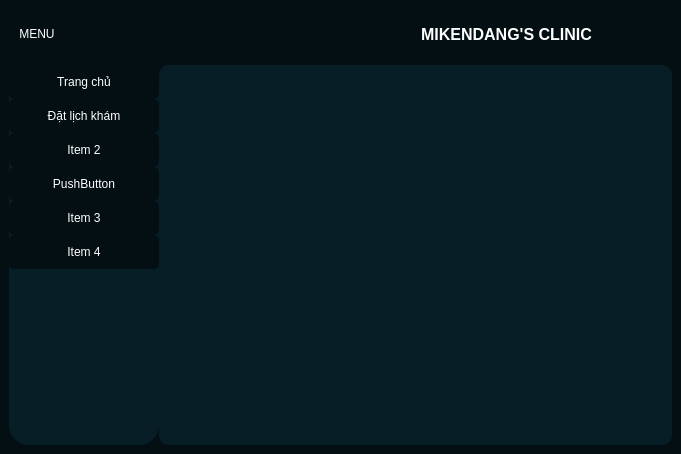
<?xml version="1.0" encoding="UTF-8"?>
<ui version="4.0">
 <class>MainWindow</class>
 <widget class="QMainWindow" name="MainWindow">
  <property name="geometry">
   <rect>
    <x>0</x>
    <y>0</y>
    <width>681</width>
    <height>454</height>
   </rect>
  </property>
  <property name="windowTitle">
   <string>MainWindow</string>
  </property>
  <widget class="QWidget" name="centralwidget">
   <property name="styleSheet">
    <string notr="true">*{
	border:None;
	background-color: transparent;
	color: #fff;
}
#centralwidget{
	background-color: #040f13;
}
#side_menu{
	background-color: #071e26;
	border-radius: 20px;
}
QPushButton{
	padding: 10px;
	background-color: #040f13;
	border-radius: 5px;
	color: #fff;
}
#main_body{
	background-color: #071e26;
	border-radius: 10px;
}</string>
   </property>
   <layout class="QVBoxLayout" name="verticalLayout">
    <item alignment="Qt::AlignmentFlag::AlignTop">
     <widget class="QFrame" name="header">
      <property name="minimumSize">
       <size>
        <width>0</width>
        <height>50</height>
       </size>
      </property>
      <property name="frameShape">
       <enum>QFrame::Shape::StyledPanel</enum>
      </property>
      <property name="frameShadow">
       <enum>QFrame::Shadow::Raised</enum>
      </property>
      <layout class="QHBoxLayout" name="horizontalLayout_2">
       <property name="spacing">
        <number>0</number>
       </property>
       <property name="leftMargin">
        <number>0</number>
       </property>
       <property name="topMargin">
        <number>0</number>
       </property>
       <property name="rightMargin">
        <number>0</number>
       </property>
       <property name="bottomMargin">
        <number>0</number>
       </property>
       <item alignment="Qt::AlignmentFlag::AlignLeft">
        <widget class="QFrame" name="frame">
         <property name="minimumSize">
          <size>
           <width>0</width>
           <height>50</height>
          </size>
         </property>
         <property name="maximumSize">
          <size>
           <width>16777215</width>
           <height>50</height>
          </size>
         </property>
         <property name="frameShape">
          <enum>QFrame::Shape::StyledPanel</enum>
         </property>
         <property name="frameShadow">
          <enum>QFrame::Shadow::Raised</enum>
         </property>
         <layout class="QHBoxLayout" name="horizontalLayout_4">
          <property name="spacing">
           <number>0</number>
          </property>
          <property name="leftMargin">
           <number>0</number>
          </property>
          <property name="topMargin">
           <number>0</number>
          </property>
          <property name="rightMargin">
           <number>0</number>
          </property>
          <property name="bottomMargin">
           <number>0</number>
          </property>
          <item>
           <widget class="QPushButton" name="pushButton">
            <property name="text">
             <string>MENU</string>
            </property>
            <property name="icon">
             <iconset resource="../assets/icons/res.qrc">
              <normaloff>:/icons/align-justify.svg</normaloff>:/icons/align-justify.svg</iconset>
            </property>
            <property name="iconSize">
             <size>
              <width>24</width>
              <height>24</height>
             </size>
            </property>
           </widget>
          </item>
         </layout>
        </widget>
       </item>
       <item>
        <widget class="QFrame" name="frame_3">
         <property name="frameShape">
          <enum>QFrame::Shape::StyledPanel</enum>
         </property>
         <property name="frameShadow">
          <enum>QFrame::Shadow::Raised</enum>
         </property>
         <layout class="QHBoxLayout" name="horizontalLayout_3">
          <item>
           <widget class="QLabel" name="label">
            <property name="font">
             <font>
              <pointsize>12</pointsize>
              <bold>true</bold>
             </font>
            </property>
            <property name="text">
             <string>MIKENDANG'S CLINIC</string>
            </property>
            <property name="alignment">
             <set>Qt::AlignmentFlag::AlignCenter</set>
            </property>
           </widget>
          </item>
         </layout>
        </widget>
       </item>
      </layout>
     </widget>
    </item>
    <item>
     <widget class="QFrame" name="frame_2">
      <property name="sizePolicy">
       <sizepolicy hsizetype="Preferred" vsizetype="Expanding">
        <horstretch>0</horstretch>
        <verstretch>0</verstretch>
       </sizepolicy>
      </property>
      <property name="frameShape">
       <enum>QFrame::Shape::StyledPanel</enum>
      </property>
      <property name="frameShadow">
       <enum>QFrame::Shadow::Raised</enum>
      </property>
      <layout class="QHBoxLayout" name="horizontalLayout">
       <property name="spacing">
        <number>0</number>
       </property>
       <property name="leftMargin">
        <number>0</number>
       </property>
       <property name="topMargin">
        <number>0</number>
       </property>
       <property name="rightMargin">
        <number>0</number>
       </property>
       <property name="bottomMargin">
        <number>0</number>
       </property>
       <item alignment="Qt::AlignmentFlag::AlignLeft">
        <widget class="QFrame" name="side_menu">
         <property name="minimumSize">
          <size>
           <width>150</width>
           <height>0</height>
          </size>
         </property>
         <property name="frameShape">
          <enum>QFrame::Shape::StyledPanel</enum>
         </property>
         <property name="frameShadow">
          <enum>QFrame::Shadow::Raised</enum>
         </property>
         <layout class="QVBoxLayout" name="verticalLayout_2">
          <property name="spacing">
           <number>0</number>
          </property>
          <property name="leftMargin">
           <number>0</number>
          </property>
          <property name="topMargin">
           <number>0</number>
          </property>
          <property name="rightMargin">
           <number>0</number>
          </property>
          <property name="bottomMargin">
           <number>0</number>
          </property>
          <item alignment="Qt::AlignmentFlag::AlignTop">
           <widget class="QFrame" name="frame_4">
            <property name="minimumSize">
             <size>
              <width>150</width>
              <height>0</height>
             </size>
            </property>
            <property name="maximumSize">
             <size>
              <width>150</width>
              <height>16777215</height>
             </size>
            </property>
            <property name="frameShape">
             <enum>QFrame::Shape::StyledPanel</enum>
            </property>
            <property name="frameShadow">
             <enum>QFrame::Shadow::Raised</enum>
            </property>
            <layout class="QVBoxLayout" name="verticalLayout_3">
             <property name="spacing">
              <number>0</number>
             </property>
             <property name="leftMargin">
              <number>0</number>
             </property>
             <property name="topMargin">
              <number>0</number>
             </property>
             <property name="rightMargin">
              <number>0</number>
             </property>
             <property name="bottomMargin">
              <number>0</number>
             </property>
             <item>
              <widget class="QPushButton" name="pushButton_2">
               <property name="text">
                <string>Trang chủ</string>
               </property>
               <property name="icon">
                <iconset resource="../assets/icons/res.qrc">
                 <normaloff>:/icons/home.svg</normaloff>:/icons/home.svg</iconset>
               </property>
               <property name="iconSize">
                <size>
                 <width>24</width>
                 <height>24</height>
                </size>
               </property>
              </widget>
             </item>
             <item>
              <widget class="QPushButton" name="pushButton_7">
               <property name="text">
                <string>Đặt lịch khám</string>
               </property>
               <property name="icon">
                <iconset resource="../assets/icons/res.qrc">
                 <normaloff>:/icons/user-check.svg</normaloff>:/icons/user-check.svg</iconset>
               </property>
               <property name="iconSize">
                <size>
                 <width>24</width>
                 <height>24</height>
                </size>
               </property>
              </widget>
             </item>
             <item>
              <widget class="QPushButton" name="pushButton_4">
               <property name="text">
                <string>Item 2</string>
               </property>
               <property name="icon">
                <iconset resource="../assets/icons/res.qrc">
                 <normaloff>:/icons/users.svg</normaloff>:/icons/users.svg</iconset>
               </property>
               <property name="iconSize">
                <size>
                 <width>24</width>
                 <height>24</height>
                </size>
               </property>
              </widget>
             </item>
             <item>
              <widget class="QPushButton" name="pushButton_8">
               <property name="text">
                <string>PushButton</string>
               </property>
               <property name="icon">
                <iconset resource="../assets/icons/res.qrc">
                 <normaloff>:/icons/table.svg</normaloff>:/icons/table.svg</iconset>
               </property>
              </widget>
             </item>
             <item>
              <widget class="QPushButton" name="pushButton_5">
               <property name="text">
                <string>Item 3</string>
               </property>
              </widget>
             </item>
             <item>
              <widget class="QPushButton" name="pushButton_6">
               <property name="text">
                <string>Item 4</string>
               </property>
              </widget>
             </item>
            </layout>
           </widget>
          </item>
         </layout>
        </widget>
       </item>
       <item>
        <widget class="QFrame" name="main_body">
         <property name="sizePolicy">
          <sizepolicy hsizetype="Expanding" vsizetype="Preferred">
           <horstretch>0</horstretch>
           <verstretch>0</verstretch>
          </sizepolicy>
         </property>
         <property name="frameShape">
          <enum>QFrame::Shape::StyledPanel</enum>
         </property>
         <property name="frameShadow">
          <enum>QFrame::Shadow::Raised</enum>
         </property>
        </widget>
       </item>
      </layout>
     </widget>
    </item>
   </layout>
  </widget>
 </widget>
 <resources>
  <include location="../assets/icons/res.qrc"/>
 </resources>
 <connections/>
</ui>
